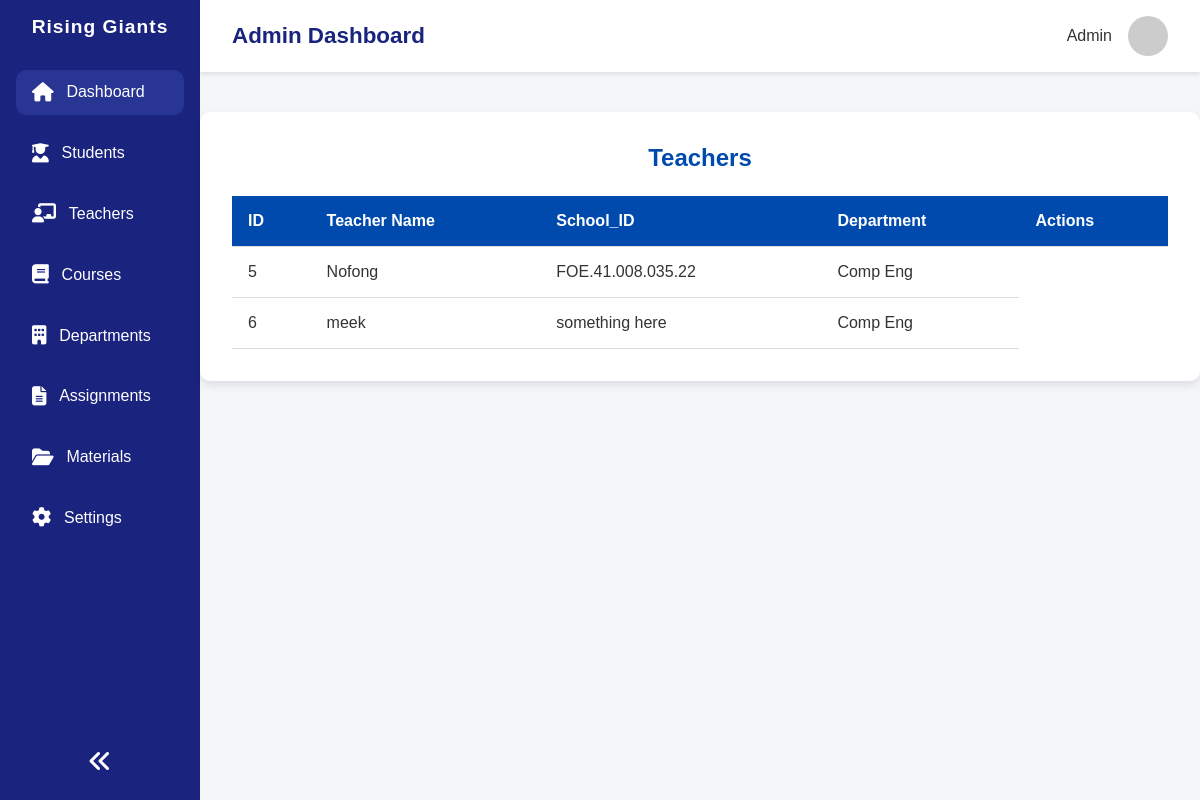
Page /dashboard/teachers/ on the earlier database version.
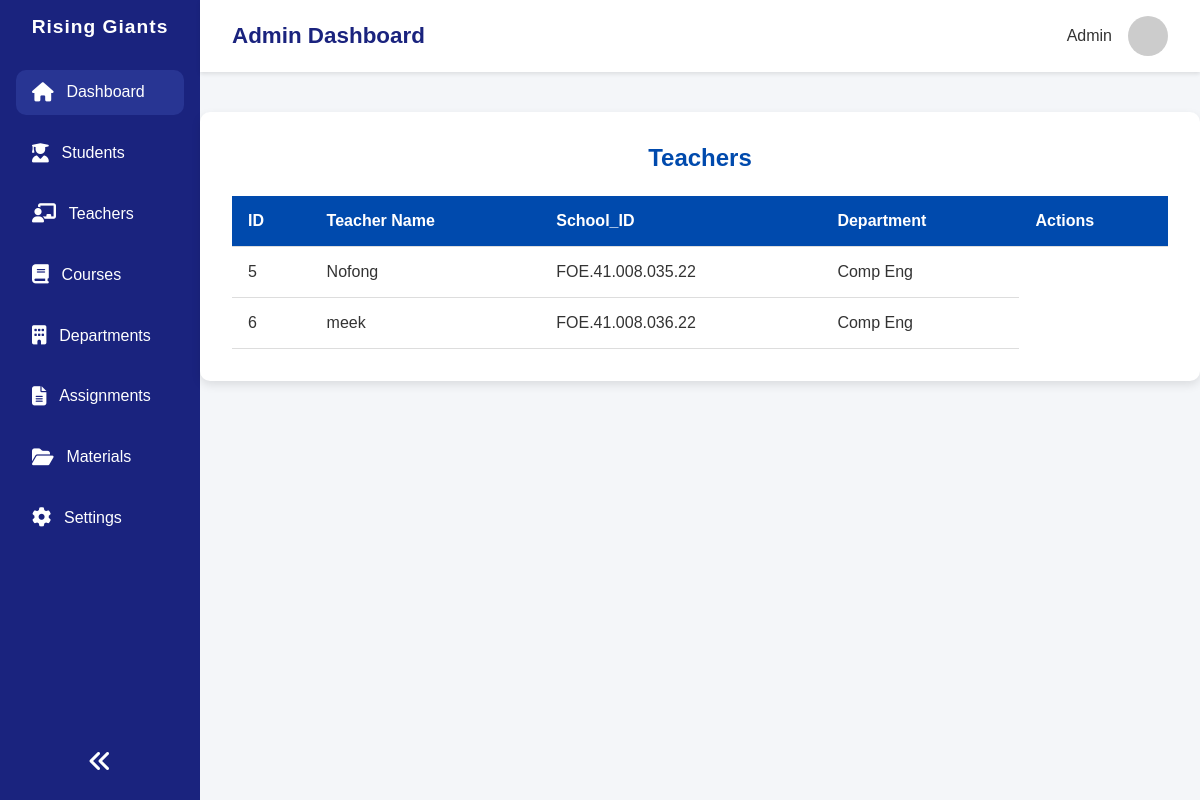
Same page on the later database version.
### users/models.py (models this page shows, shortened)
class CustomUser(AbstractUser):
    ROLES = {
        None:"Select user",
        "admin":"Admin",
        "teacher":"Teacher",
        "student":"Student",
    }
    school_id = models.CharField(blank=True,null=True,unique=True,validators=[is_umat_id])
    role = models.CharField(choices=ROLES, blank=True,default="teacher")
    department = models.ForeignKey(
        Department,
            on_delete=models.SET_NULL,
            null=True,
            blank=True,
            related_name="users",
            default="4"
        )
    USERNAME_FIELD = "school_id"

### main/models.py (models this page shows, shortened)
class Department(models.Model):
    slug = models.SlugField(unique= True, blank=True)
    name = models.CharField(blank=True,max_length=100,unique=True)
    created_by = models.ForeignKey(
        settings.AUTH_USER_MODEL,
        on_delete= models.CASCADE,
        related_name="departments_created"
        )
    updated_at = models.DateTimeField(auto_now=True)
    def __str__(self):
        return self.name

### main/views.py (the view)
# urls.py: path("teachers/",views.admin_teacher,name="admin_teachers"),
def admin_teacher(request):
    teachers = User.objects.filter(role = "teacher")
    context = {
        "teachers":teachers
    }
    return render(request,"main/admin_teacher_list.html",context)

### main/context_processors.py (called while the page is built)
def total_values(request):
    total_users = User.objects.all().count()
    total_teachers = User.objects.filter(role = "teacher").count()
    total_students = User.objects.filter(role = "student").count()
    total_departments = Department.objects.all().count()
    total_courses = Course.objects.all().count()
    context = {
        "total_students":total_students,
        "total_teachers":total_teachers,
        "total_courses":total_courses,
        "total_departments":total_departments,
    }
    return context

### main/templates/main/admin_teacher_list.html (shortened to what this page needs)
{% extends 'main_base.html' %}
{% load static %}
{% block extra_styles %}<link rel="stylesheet" href="{% static 'main/css/departments.css' %}">
{% endblock extra_styles %}
{% block body %}
  <div class="container">
    <h2>Teachers</h2>
    <table>
      <thead>
        <tr>
          <th>ID</th>
          <th>Teacher Name</th>
          <th>School_ID</th>
          <th>Department</th>
          <th>Actions</th>
        </tr>
      </thead>
      <tbody id="departmentList">
        {%for teacher in teachers %}
        <tr>
            <td>{{teacher.id}}</td>
            <td>{{teacher.username}}</td>
            {% if teacher.school_id %}
            <td>{{teacher.school_id}}</td>
            {% else %}
            <td> something here </td>
            {% endif%}
            <td>{{teacher.department}}</td>
        </tr>
        {% endfor %}
      </tbody>
    </table>
  </div>
{% endblock body %}

Differences in the rows shown:
changed CustomUser "meek": school_id (not shown) → "FOE.41.008.036.22"; no longer shows "something here"
